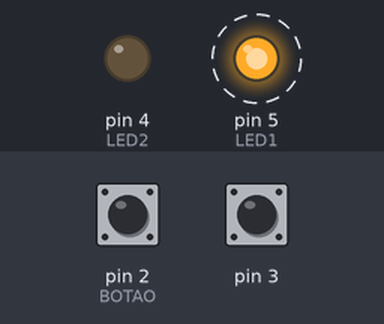
The sketch below on a simulated Arduino Uno, built with avr-gcc and run on an emulated ATmega328P. On the bench: output pins drawn as LEDs (lit = HIGH). Dashed ring = blinking. The inputs (shaded band) are chosen by the test bench; at power-on: pin 2 (BOTAO) HIGH, pin 3 HIGH.

Above: at 4.25 s.
5.1 s: pin 2 (BOTAO) pulled LOW for 0.15 s
At 6.0 s:
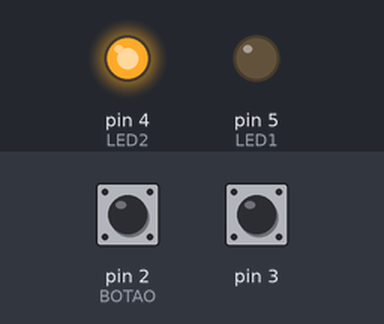
8.1 s: pin 2 (BOTAO) pulled LOW for 1 s
At 10.7 s:
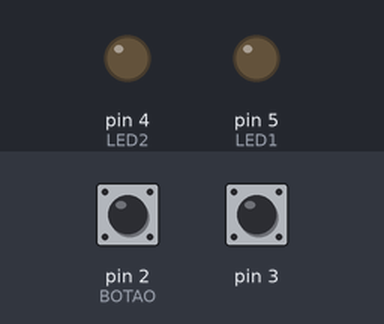
11.1 s: pin 2 (BOTAO) pulled LOW for 3.2 s
At 16.25 s:
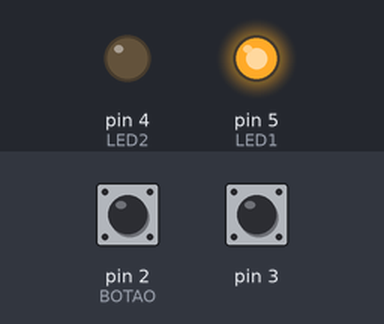
Timing chart, 0 to 21.8 s (numbered marks = the images above; inputs shaded):
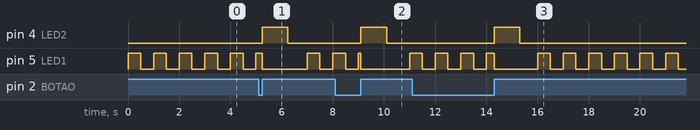

Measured:
- after the input at 5.1 s, pin 4 (LED2): LOW → HIGH after 0.15 s, → LOW 1.0 s later
- after the input at 8.1 s, pin 4 (LED2): LOW → HIGH after 1.0 s, → LOW 1.0 s later
- after the input at 11.1 s, pin 4 (LED2): LOW → HIGH after 3.2 s, → LOW 1.0 s later

The sketch:

Aula5pt3.ino
```cpp
# define LED1 PD5
# define LED2 PD4
# define BOTAO PD2
# define BOTAO2 PD1

ISR (INT0_vect) {
  PORTD &= ~(1 << LED1);
  PORTD ^= (1 << LED2);
  _delay_ms(1000);
  PORTD ^= (1 << LED2);
}

ISR (INT1_vect) {
  PORTD ^= (1 << BOTAO);
}

int main(){

  DDRD |= (1 << LED1) | (1 << LED2);
  PORTD &= ~(1 << LED2);
  PORTD |= (1 << BOTAO);
  PORTD |= (1 << BOTAO2);

  EICRA = 0b00000011;
  EIMSK = 0b00000011;
  sei();

  while(1){
    PORTD |= (1 << LED1);
    _delay_ms(500);
    PORTD &= ~(1 << LED1);
    _delay_ms(500);
  }

}
```
